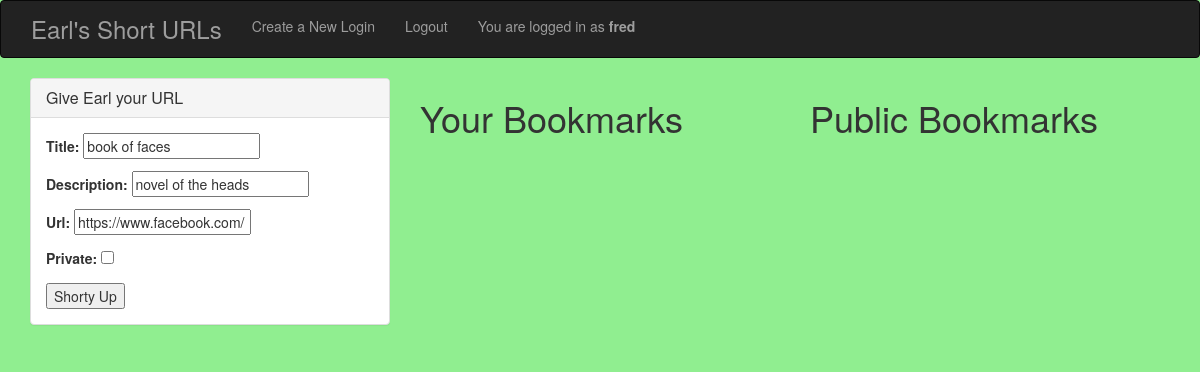
The app's page /10 (signed in) with its own data.
### short_app/models.py (models this page shows, shortened)
class Bookmark(models.Model):
    user = models.ForeignKey(User)
    title = models.CharField(max_length=50)
    description = models.CharField(max_length=100, null=True, blank=True)
    url = models.URLField()
    short_url = models.CharField(max_length=10, null=True, blank=True)
    created = models.DateTimeField(auto_now_add=True)
    private = models.BooleanField(default=False)
    class Meta:
        ordering = ("-created",)

### short_app/views.py (the view)
# urls.py: url(r'^(?P<pk>\d+)$', BookmarkUpdateView.as_view(), name='bookmark_update_view'),
class BookmarkUpdateView(UpdateView):
    model = Bookmark
    success_url = reverse_lazy("bookmark_create_view")
    fields = ('title', 'description', 'url', 'private')

### templates/short_app/bookmark_form.html (shortened to what this page needs)
{% extends 'base.html' %}
{% block content %}
<div class="row">
    <div class="col-md-8">
        <div class="row">
        <div class="col-md-6">
        {% if request.user.is_authenticated %}
            <div class="panel panel-default">
                <div class="panel-heading">
                    <h3 class="panel-title">Give Earl your URL</h3>
                </div>
                 <div class="panel-body">
                    <form class="" action="" method="post">
                        {{ form.as_p }}
                        <input type="submit" name="" value="Shorty Up">
                    </form>
                </div>
            </div>
        </div>
        <div class="col-md-6">
                <h1>Your Bookmarks</h1>
            {% else %}
                <h1>Please Log In to continue with Earl's Short URLs</h1>
        {% endif %}
        </div>
        </div>
    </div>
    <div class="col-md-4">
        <h1>Public Bookmarks</h1>
    </div>
</div>
{% endblock %}

### templates/base.html (shortened to what this page needs)
{% load staticfiles %}
<!DOCTYPE html>
<html>
    <head>
        <link rel="stylesheet" href="{% static 'css/bootstrap.css' %}" media="screen" title="no title">
    </head>
    <body>
        <nav class="navbar navbar-inverse">
            <div class="container-fluid">
                <div class="nav navbar-nav">
                    <h3 class="navbar-text">Earl's Short URLs</h3>
                    <li><a href="{% url 'user_create_view' %}">Create a New Login</a></li>
                      {% if not request.user.is_authenticated %}
                          <li><a href="{% url 'login' %}">Login</a></li>
                          {% else %}
                          <li><a href="{% url 'logout' %}?next={% url 'bookmark_create_view' %}">Logout</a></li>
                          <p class="navbar-text">You are logged in as <b>{{ user }}</b></p>
                      {% endif %}
                </div>
            </div>
        </nav>
        <div class="container">
            {% block content %}
            {% endblock %}
        </div>
    </body>
</html>

### templates/base.html (style rules this page uses)
body { background-color: lightgreen; }

### records on screen
Bookmark: title "book of faces", description "novel of the heads", url "https://www.facebook.com/"

### other values on screen
{{ user }} "fred"
